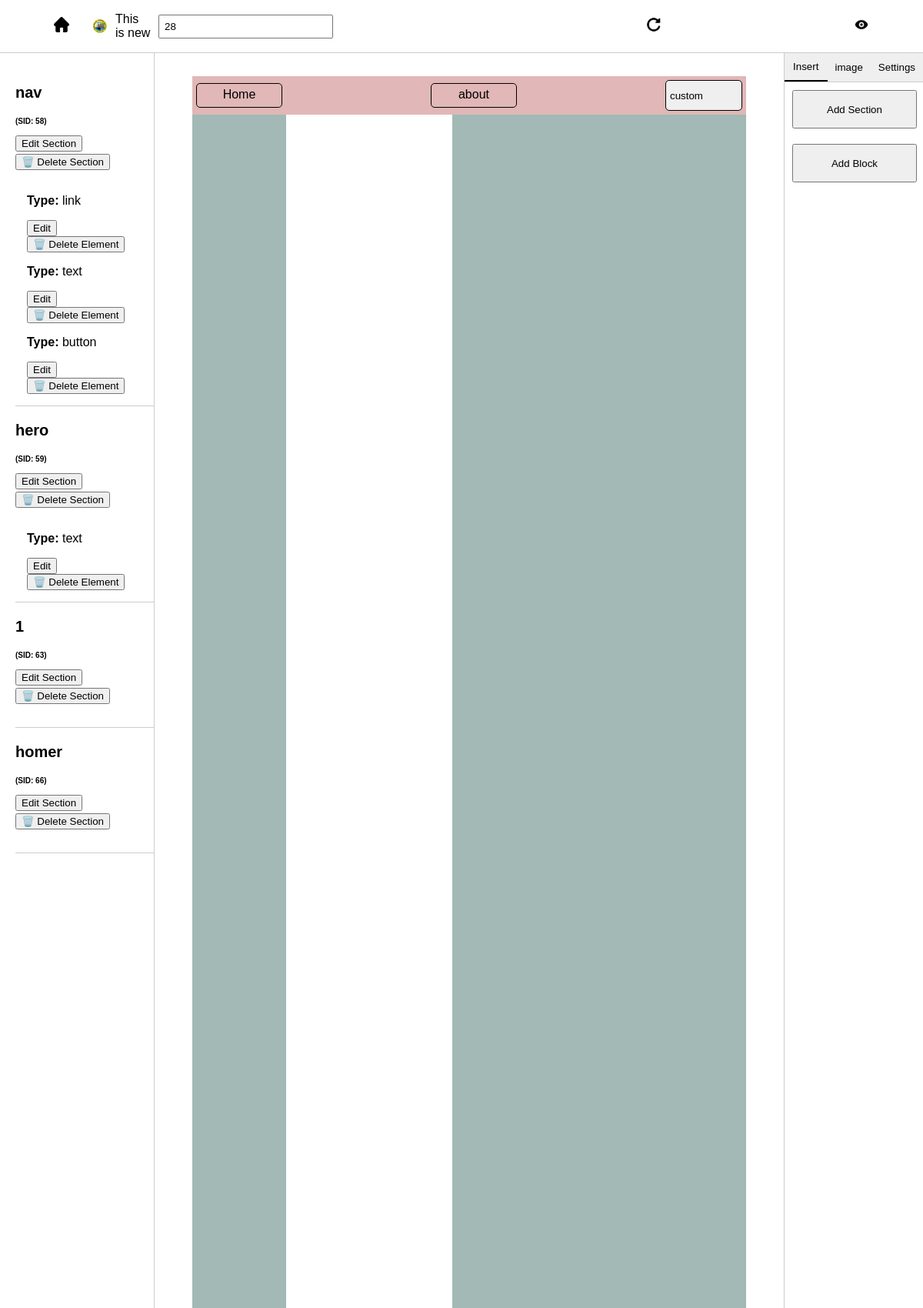
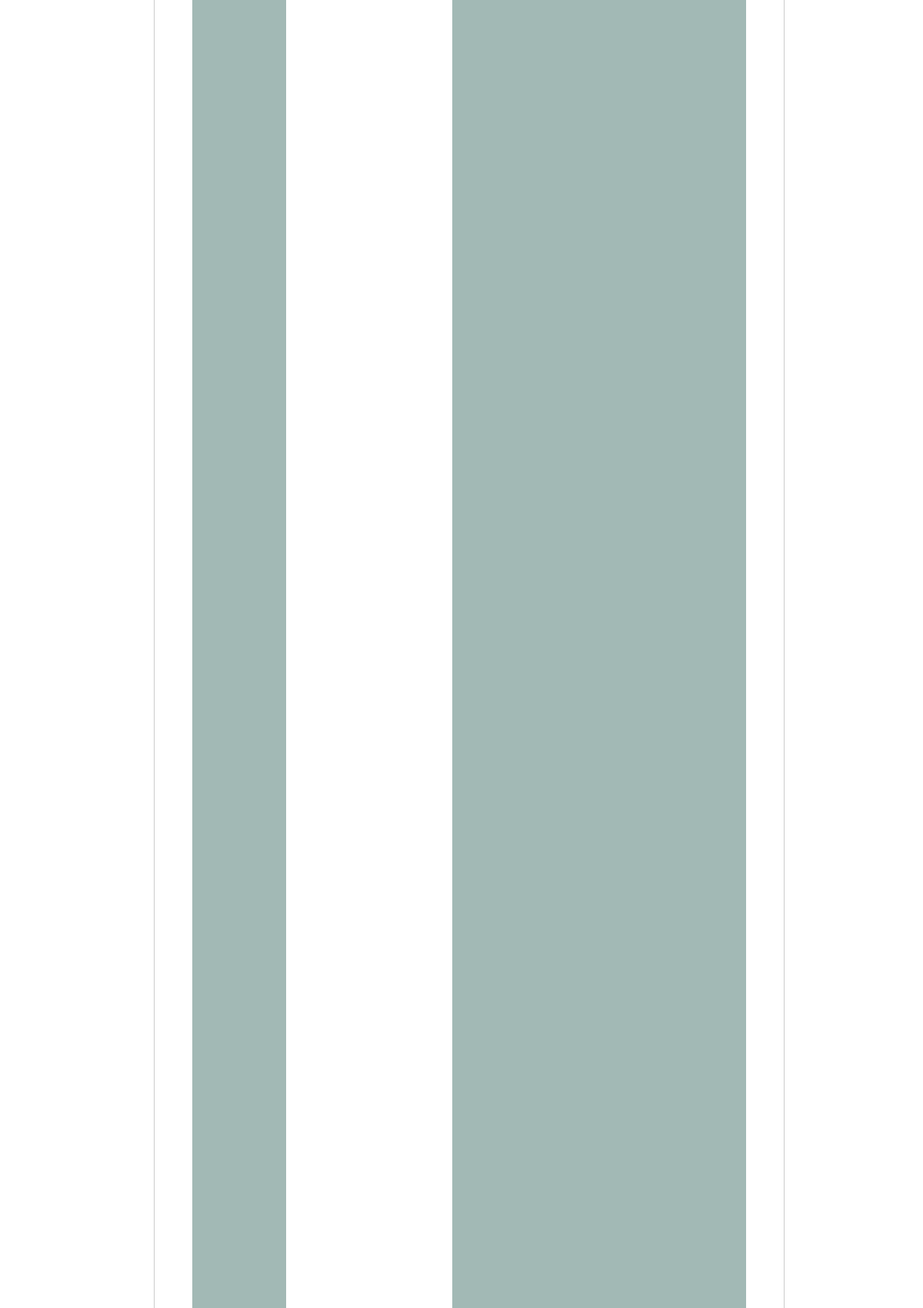
/edited-page.php?id=28 (upper part), run on the app's committed database (2 pictures, top to bottom).
### tables this page shows
CREATE TABLE `pages` (
  `id` int(11) NOT NULL,
  `website_name` varchar(255) DEFAULT NULL,
  `page_title` varchar(255) DEFAULT NULL,
  `description` text DEFAULT NULL,
  `logo_path` varchar(255) DEFAULT NULL,
  `created_at` timestamp NOT NULL DEFAULT current_timestamp()
);

CREATE TABLE `sections` (
  `id` int(11) NOT NULL,
  `name` varchar(255) NOT NULL,
  `type` enum('parent','child') NOT NULL,
  `parent_id` int(11) DEFAULT NULL,
  `width` varchar(50) DEFAULT NULL,
  `height` varchar(50) DEFAULT NULL,
  `align_items` varchar(50) DEFAULT NULL,
  `justify_content` varchar(50) DEFAULT NULL,
  `padding` varchar(20) DEFAULT NULL,
  `margin` varchar(20) DEFAULT NULL,
  `background_color` varchar(7) DEFAULT NULL,
  `border_value` varchar(20) DEFAULT NULL,
  `border_style` varchar(20) DEFAULT NULL,
  `border_color` varchar(7) DEFAULT NULL,
  `border_radius` varchar(20) DEFAULT NULL,
  `created_at` timestamp NOT NULL DEFAULT current_timestamp(),
  `page_id` int(11) NOT NULL,
  `flex_direction` varchar(100) NOT NULL,
  `font_family` varchar(255) NOT NULL,
  `font_size` varchar(255) NOT NULL
);

CREATE TABLE `section_elements` (
  `id` int(11) NOT NULL,
  `section_id` int(11) NOT NULL,
  `element_type` varchar(50) NOT NULL,
  `content` text DEFAULT NULL,
  `width` varchar(50) DEFAULT NULL,
  `height` varchar(50) DEFAULT NULL,
  `alignment` varchar(50) DEFAULT NULL,
  `padding` varchar(50) DEFAULT NULL,
  `margin` varchar(50) DEFAULT NULL,
  `border` varchar(50) DEFAULT NULL,
  `border_radius` varchar(50) DEFAULT NULL,
  `created_at` timestamp NOT NULL DEFAULT current_timestamp(),
  `font_size` varchar(255) NOT NULL,
  `font_family` varchar(255) NOT NULL,
  `Content_Div` text NOT NULL
);

### edited-page.php (the view, shortened to what this page needs)
<?php
include('db.php');
if (isset($_GET['id'])) {
    $page_id = $_GET['id'];
    $stmt = $conn->prepare("SELECT website_name, page_title, logo_path FROM pages WHERE id = ?");
    $stmt->bind_param("i", $page_id);
    $stmt->execute();
    $stmt->bind_result($website_name, $page_title, $logo_path);
    if ($stmt->fetch()) {
        $site_name = $website_name;
        $logo = $logo_path;
    } else {
        echo "<p>Page not found.</p>";
    }
} else {
    echo "<p>No page ID provided.</p>";
}
?>
<?php
$mysqli = new mysqli("localhost", "root", "", "z");
$page_id = $_GET['id'] ?? 0;
$query = "SELECT * FROM sections WHERE page_id = ?";
$stmt = $mysqli->prepare($query);
$stmt->bind_param('i', $page_id);
$stmt->execute();
$result = $stmt->get_result();
?>
<!DOCTYPE html>
<html lang="en">
<head>
</head>
<body>
    <div class="top-nav">
        <div class="left-top-nav">
            <a href="index.php">
                <img src="img\home.svg" alt="" width="20px" height="auto">
            </a>
            <?php echo "<img src='{$logo}' width='20'>"; ?>
            <p><?php echo $site_name ?></p>
            <input type="text" id="page-id" value="<?php echo $page_id; ?>">
        </div>
        <div class="right-top-nav">
            <a href="edited-page.php?id=<?php echo $page_id; ?>">
                <img src="img\refresh.svg" alt="" width="20px" height="auto">
            </a>
            <a href="exampleviewing.php?id=<?php echo $page_id; ?>">
                <img src="img\preview.svg" alt="" width="20px" height="auto">
            </a>
        </div>
    </div>
    <main>
        <?php
        $mysqli = new mysqli('localhost', 'root', '', 'z');
        $page_id = $_GET['id'] ?? 0;
        $query = "SELECT * FROM sections WHERE page_id = ?";
        $stmt = $mysqli->prepare($query);
        $stmt->bind_param('i', $page_id);
        $stmt->execute();
        $sections_result = $stmt->get_result();
        $sections = $sections_result->fetch_all(MYSQLI_ASSOC);
        $elements_result = $mysqli->query("SELECT * FROM section_elements");
        $elements = $elements_result->fetch_all(MYSQLI_ASSOC);
        $grouped_elements = [];
        foreach ($elements as $element) {
            $grouped_elements[$element['section_id']][] = $element;
        }
        ?>
        <div class="column">
            <div class="container">
                <?php foreach ($sections as $section): ?>
                    <div class="card my-3">
                        <div class="card-header bg-light">
                            <p><?= htmlspecialchars($section['name']) ?></p>
                            <p style="font-size: 10px;">(SID: <?= $section['id'] ?>)</p>
                            <button class="btn edit-section-btn" data-id="<?= $section['id'] ?>">Edit Section</button>
                            <form action="delete-section.php" method="POST" style="display:inline;">
                                <button type="submit" onclick="return confirm('Delete this section and its elements?')">🗑️ Delete Section</button>
                            </form>
                        </div>
                        <div class="card-body">
                            <?php foreach ($grouped_elements[$section['id']] ?? [] as $element): ?>
                                <div class="border rounded p-3 mb-3">
                                    <p><strong>Type:</strong> <?= htmlspecialchars($element['element_type']) ?></p>
                                    <button class="btn edit-element-btn" data-id="<?= $element['id'] ?>">Edit</button>
                                    <form action="delete-element.php" method="POST" style="display:inline;">
                                        <button type="submit" onclick="return confirm('Delete this element?')">🗑️ Delete Element</button>
                                    </form>
                                </div>
                            <?php endforeach; ?>
                        </div>
                    </div>
                <?php endforeach; ?>
            </div>
        </div>
        <?php
        $query = "SELECT * FROM sections WHERE page_id = ? ORDER BY parent_id, created_at";
        $stmt = $mysqli->prepare($query);
        $stmt->bind_param('i', $page_id);
        $stmt->execute();
        $result = $stmt->get_result();
        $sections = $result->fetch_all(MYSQLI_ASSOC);
        $elementsQuery = "SELECT * FROM section_elements";
        $elementsResult = $mysqli->query($elementsQuery);
        $section_elements = $elementsResult->fetch_all(MYSQLI_ASSOC);
        function groupSectionsByParent($sections)
        {
            $grouped = [];
            foreach ($sections as $section) {
                $parent = $section['parent_id'] ?? 0;
                $grouped[$parent][] = $section;
            }
            return $grouped;
        }
        function groupElementsBySection($elements, $sections)
        {
            $valid_section_ids = array_column($sections, 'id');
            $grouped = [];
            foreach ($elements as $el) {
                if (in_array($el['section_id'], $valid_section_ids)) {
                    $grouped[$el['section_id']][] = $el;
                }
            }
            return $grouped;
        }
        function renderElements($section_id, $grouped_elements)
        {
            if (!isset($grouped_elements[$section_id])) return '';
            $html = '';
            foreach ($grouped_elements[$section_id] as $el) {
                $style = 'style="width: ' . htmlspecialchars($el['width']) . ';
                            height: ' . htmlspecialchars($el['height']) . ';
                            padding: ' . htmlspecialchars($el['padding']) . ';
                            margin: ' . htmlspecialchars($el['margin']) . ';
                            border: ' . htmlspecialchars($el['border']) . ';
                            border-radius: ' . htmlspecialchars($el['border_radius']) . ';
                            text-align: ' . htmlspecialchars($el['alignment']) . ';
                            font-family: ' . htmlspecialchars($el['font_family']) . ';
                            font-size: ' . htmlspecialchars($el['font_size']) . ';"';
                switch ($el['element_type']) {
                    case 'text':
                        $html .= '<p ' . $style . '>' . htmlspecialchars($el['content']) . '</p>';
                        break;
                    case 'button':
                        $html .= '<button ' . $style . '>' . htmlspecialchars($el['content']) . '</button>';
                        break;
                    case 'link':
                        $html .= '<a href="' . htmlspecialchars($el['content']) . '" ' . $style . '>' . htmlspecialchars($el['content']) . '</a>';
                        break;
                }
            }
            return $html;
        }
        $grouped_images = [];
        function renderSections($parent_id, $grouped_sections, $grouped_elements, $grouped_images, $conn) {
            if (!isset($grouped_sections[$parent_id])) return '';
            $html = '';
            foreach ($grouped_sections[$parent_id] as $section) {
                $html .= '<div class="' . htmlspecialchars($section['name']) . '"
                    style="width: ' . htmlspecialchars($section['width']) . ';
                           height: ' . htmlspecialchars($section['height']) . ';
                           background-color: ' . htmlspecialchars($section['background_color']) . ';
                           padding: ' . htmlspecialchars($section['padding']) . ';
                           margin: ' . htmlspecialchars($section['margin']) . ';
                           border: ' . htmlspecialchars($section['border_value']) . ' ' . htmlspecialchars($section['border_style']) . ' ' . htmlspecialchars($section['border_color']) . ';
                           border-radius: ' . htmlspecialchars($section['border_radius']) . ';
                           display: flex;
                           flex-direction: ' . htmlspecialchars($section['flex_direction']) . ';
                           align-items: ' . htmlspecialchars($section['align_items']) . ';
                           justify-content: ' . htmlspecialchars($section['justify_content']) . ';
                           min-height: 50px;">';
                $html .= renderElements($section['id'], $grouped_elements, $conn);
                $html .= renderSections($section['id'], $grouped_sections, $grouped_elements, $grouped_images, $conn);
                $html .= '</div>';
            }
            return $html;
        }
        $grouped_sections = groupSectionsByParent($sections);
        $grouped_elements = groupElementsBySection($section_elements, $sections);
        ?>
        <div class="viewing" id="viewing-area">
        <?= renderSections(0, $grouped_sections, $grouped_elements, $grouped_images, $mysqli) ?>
        </div>
        <aside>
            <div class="tabs">
                <button class="tab-button active" onclick="openTab(event, 'insert')">Insert</button>
                <button class="tab-button" onclick="openTab(event, 'pages')">image</button>
                <button class="tab-button" onclick="openTab(event, 'settings')">Settings</button>
            </div>
            <div id="insert" class="tab-content active" style="display: block;">
                <button id="add-element-btn" class="buttonbox">Add Section</button>
                <button onclick="openModal()" class="buttonbox">Add Block</button>
            </div>
        </aside>
    </main>
</body>
</html>

### edited-page.php (style rules this page uses)
body { margin: 0; font-family: Arial, sans-serif; overflow: hidden; }
.top-nav { margin: 0; overflow: hidden; display: flex; align-items: center; padding: 0 50px 0 50px; justify-content: space-between; border-bottom: 1px solid #ccc; }
.top-nav a { color: #6B7A99; text-align: center; padding: 14px 20px; text-decoration: none; font-size: 17px; transition: background-color 0.3s; }
.left-top-nav { display: flex; gap: 10px; align-items: center; justify-content: space-between; }
.right-top-nav { display: flex; align-items: center; width: 30%; justify-content: space-between; }
main { margin: 0; display: flex; justify-content: space-between; }
aside { border-left: 1px solid #ccc; list-style-type: none; padding: 0; width: 15%; height: 90vh; margin: 0; }
.buttonbox { margin: 10px; width: 90%; height: 50px; }
.column { border-right: 1px solid #ccc; list-style-type: none; padding-left: 20px; width: 15%; height: 90vh; margin: 0; }
.viewing { overflow-y: auto; overflow-x: auto; padding: 30px; width: 60%; height: 80vh; text-decoration: none; }
.viewing a { text-decoration: none; color: #000; }
.tab-content { display: none; border-top: none; }
.tab-button { border: none; outline: none; cursor: pointer; padding: 10px 15px; }
.tab-button.active { border-bottom: 2px solid #000; color: #000; }
.tab-content.active { display: block; }
.tabs { display: flex; justify-content: space-between; border-bottom: 1px solid #ccc; }
.tabs button { flex: 1; padding: 10px; text-align: center; border: none; cursor: pointer; transition: background-color 0.3s ease; }
.container { margin-top: 20px; overflow-y: auto; height: 85vh; }
.card-header { font-size: 1.25rem; font-weight: bold; }
.card-body { padding: 15px; }
.card { border-bottom: 1px solid #ccc; }
input { width: 100%; padding: 6px; box-sizing: border-box; }

### data on the page
pages: logo_path (picture), website_name "This is new"
sections: name "nav", id "58"
section_elements: element_type "link", content "Home"
section_elements: element_type "text", content "about"
section_elements: element_type "button", content "custom"
sections: name "hero", id "59"
section_elements: element_type "text"
sections: name "1", id "63"
sections: name "homer", id "66"
